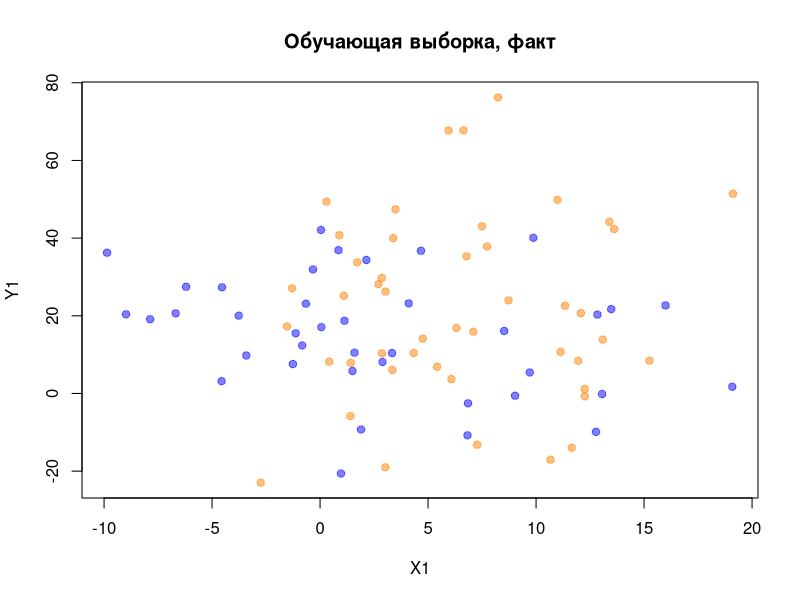
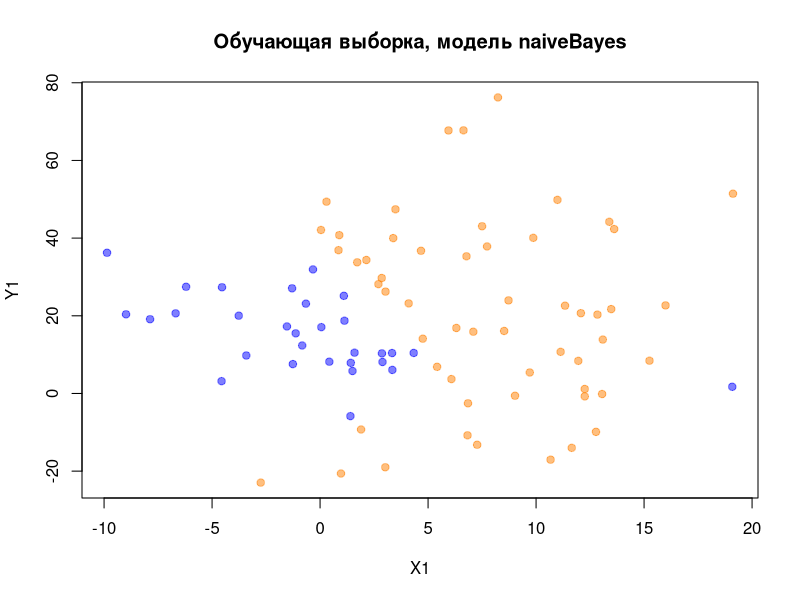
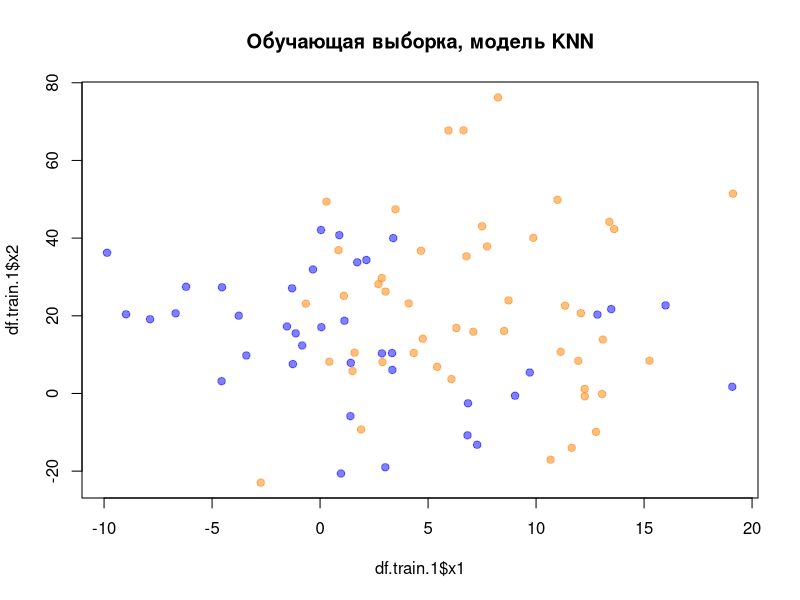

These charts were generated, in order, by the following R code:
## ---- chunk 1
library('class')        # функция knn()
library('e1071')        # функция naiveBayes()
library('MASS')         # функция mvrnorm()

# ядро
my.seed <- 12345


n <- 100               # наблюдений всего
train.percent <- 0.85  # доля обучающей выборки

# x-ы -- двумерные нормальные случайные величины
set.seed(my.seed)
class.0 <- mvrnorm(45, mu = c(5, 12), 
                   Sigma = matrix(c(6^2, 0, 0, 13.7^2), 2, 2, 
                                  byrow = T))

set.seed(my.seed + 1)
class.1 <- mvrnorm(55, mu = c(7, 22), 
                   Sigma = matrix(c(4.3^2, 0, 0, 21^2), 2, 2, 
                                  byrow = T))

# записываем x-ы в единые векторы (объединяем классы 0 и 1)
x1 <- c(class.0[, 1], class.1[, 1])
x2 <- c(class.0[, 2], class.1[, 2])

# фактические классы Y
y <- c(rep(0, nrow(class.0)), rep(1, nrow(class.1)))

# классы для наблюдений сетки
rules <- function(x1, x2){
  ifelse(x2 < 1.6*x1 + 19, 0, 1)
}

# Отбираем наблюдения в обучающую выборку --------------------------------------
set.seed(my.seed)
inTrain <- sample(seq_along(x1), train.percent*n)
x1.train <- x1[inTrain]
x2.train <- x2[inTrain]
x1.test <- x1[-inTrain]
x2.test <- x2[-inTrain]

# используем истинные правила, чтобы присвоить фактические классы
y.train <- y[inTrain]
y.test <- y[-inTrain]

# фрейм с обучающей выборкой
df.train.1 <- data.frame(x1 = x1.train, x2 = x2.train, y = y.train)
# фрейм с тестовой выборкой
df.test.1 <- data.frame(x1 = x1.test, x2 = x2.test)
                        
## ---- chunk 2
   # Рисуем обучающую выборку графике ---------------------------------------------
                        
                        # для сетки (истинных областей классов): целочисленные значения x1, x2
             
                        # цвета для графиков
  cls <- c('blue', 'orange')
   cls.t <- c(rgb(0, 0, 1, alpha = 0.5), rgb(1,0.5,0, alpha = 0.5))
                        
                        # график истинных классов
        plot(df.train.1$x1, df.train.1$x2,
             pch = 21, col = cls.t[df.train.1[, 'y'] + 1],
bg = cls.t[df.train.1[, 'y'] + 1],
xlab = 'X1', ylab = 'Y1',
main = 'Обучающая выборка, факт' )
        dev.copy(tiff ,filename="1.1.png") 
dev.off()
## ---- chunk 3
        # строим модель
                        nb <- naiveBayes(y ~ ., data = df.train.1)
                        # получаем модельные значения на обучающей выборке как классы
                        y.nb.train <- ifelse(predict(nb, df.train.1[, -3], 
                                                     type = "raw")[, 2] > 0.5, 1, 0)
                        
                        # график истинных классов
                        plot(df.train.1$x1, df.train.1$x2, 
                               pch = 21, bg = cls.t[y.nb.train + 1], 
                               col = cls.t[y.nb.train + 1],  xlab = 'X1', ylab = 'Y1',
                             main = 'Обучающая выборка, модель naiveBayes')                        
                        # матрица неточностей на обучающей выборке
                        tbl <- table(y.train, y.nb.train)
                        tbl                        
                        # точность, или верность (Accuracy)
                        Acc <- sum(diag(tbl)) / sum(tbl)
                        Acc                        
                        # прогноз на тестовую выборку
                        y.nb.test <- ifelse(predict(nb, df.test.1, type = "raw")[, 2] > 0.5, 1, 0)
                          dev.copy(tiff ,filename="1.2.png") 
dev.off()
## ---- chunk 4
    tbl <- table(y.test, y.nb.test)
                        tbl                        
                        # точность, или верность (Accuracy)
                        Acc <- sum(diag(tbl)) / sum(tbl)
                        Acc                        
## ---- chunk 5
         # Метод kNN --------------------------------------------------------------------
                        #  k = 3
                        
                        # строим модель и делаем прогноз
                        y.knn.train <- knn(train = scale(df.train.1[, -3]), 
                                           test = scale(df.train.1[, -3]),
                                           cl = df.train.1$y, k = 3)
                        
                        # график истинных классов
                        plot(df.train.1$x1, df.train.1$x2, 
                               pch = 21, bg = cls.t[as.numeric(y.knn.train)], 
                               col = cls.t[as.numeric(y.knn.train)],
                              main = 'Обучающая выборка, модель KNN')
                        # точки наблюдений, предсказанных по модели
                        
                        # матрица неточностей на обучающей выборке
                        tbl <- table(y.train, y.knn.train)
                        tbl                        
                        # точность (Accuracy)
                        Acc <- sum(diag(tbl)) / sum(tbl)
                        Acc                        
                        # прогноз на тестовую выборку
                        y.knn.test <- knn(train = scale(df.train.1[, -3]), 
                                          test = scale(df.test.1[, -3]),
                                          cl = df.train.1$y, k = 3)
                        
                        # матрица неточностей на тестовой выборке
                        tbl <- table(y.test, y.knn.test)
                        tbl                        
                        # точность (Accuracy)
                        Acc <- sum(diag(tbl)) / sum(tbl)
                        Acc              
                          dev.copy(tiff ,filename="1.3.png") 
dev.off()
## ---- chunk 6
TPR <- tbl[4]/(tbl[4]+tbl[2])
TPR
SPC <- tbl[1]/(tbl[1]+tbl[3])
SPC
PPV <- tbl[4]/(tbl[4]+tbl[3])
PPV
NPV <- tbl[1]/(tbl[1]+tbl[2])
NPV
FNR <-1-TPR
FNR
FPR <- 1-SPC
FPR
FDR <- 1-PPV
FDR
MCC <- (tbl[4]*tbl[1]-tbl[3]*tbl[2])/(sqrt((tbl[4]+tbl[3])*(tbl[4]+tbl[2])*(tbl[1]+tbl[3])*(tbl[1]+tbl[2])))
MCC
